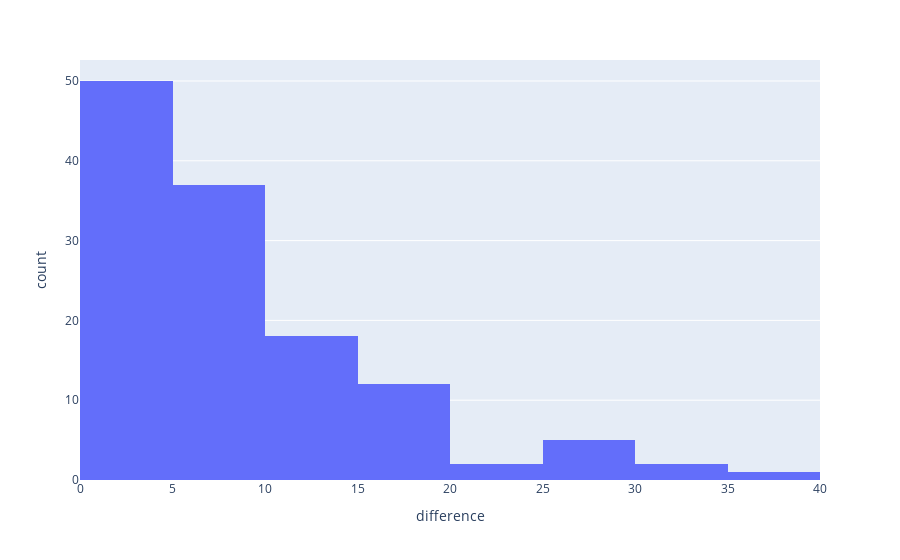

This figure's notebook cell:
### Code cell
px.histogram(x=predictions['abs_diff'], labels={
    'x': 'difference'
})

### Figure 1 — Plotly figure (JSON) as saved in the notebook; plotly's stock layout.template omitted (floating-point values rounded to 4 significant figures)
{"data": [{"alignmentgroup": "True", "bingroup": "x", "hovertemplate": "difference=%{x}<br>count=%{y}<extra></extra>", "legendgroup": "", "marker": {"color": "#636efa", "pattern": {"shape": ""}}, "name": "", "offsetgroup": "", "orientation": "v", "showlegend": false, "type": "histogram", "x": [0.05839, 0.08824, 0.1077, 0.1104, 0.1186, 0.2449, 0.2763, 0.3925, 0.4121, 0.6985, 0.7621, 0.7731, 0.8366, 0.8938, 0.9481, 1.034, 1.039, 1.074, 1.089, 1.191, 1.215, 1.283, 1.309, 1.346, 1.379, 1.525, 1.62, 1.698, 1.699, 1.909, 1.987, 2.233, 2.449, 2.57, 2.755, 3.017, 3.435, 3.471, 3.616, 3.699, 3.747, 3.853, 3.966, 4.077, 4.104, 4.208, 4.272, 4.454, 4.617, 4.887, 5.292, 5.376, 5.38, 5.494, 5.628, 5.747, 5.868, 5.9, 6.11, 6.141, 6.224, 6.257, 6.401, 6.414, 6.474, 6.516, 6.518, 6.682, 6.683, 6.897, 6.97, 7.296, 7.777, 7.899, 7.911, 8.028, 8.081, 8.351, 8.43, 8.461, 8.691, 9.403, 9.419, 9.475, 9.544, 9.746, 9.928, 10.19, 10.23, 10.25, 10.3, 10.79, 10.83, 10.89, 10.98, 11.08, 11.1, 11.81, 11.96, 12.82, 13.11, 13.16, 13.6, 13.66, 14.01, 15.8, 16.01, 16.86, 17.1, 17.45, 17.72, 18.2, 18.78, 18.93, 19.38, 19.65, 19.98, 20.4, 21.47, 25.78, 26.28, 26.92, 27.31, 29.32, 33.09, 33.31, 37.56], "xaxis": "x", "yaxis": "y"}], "layout": {"barmode": "relative", "legend": {"tracegroupgap": 0}, "margin": {"t": 60}, "xaxis": {"anchor": "y", "domain": [0, 1], "title": {"text": "difference"}}, "yaxis": {"anchor": "x", "domain": [0, 1], "title": {"text": "count"}}}}
